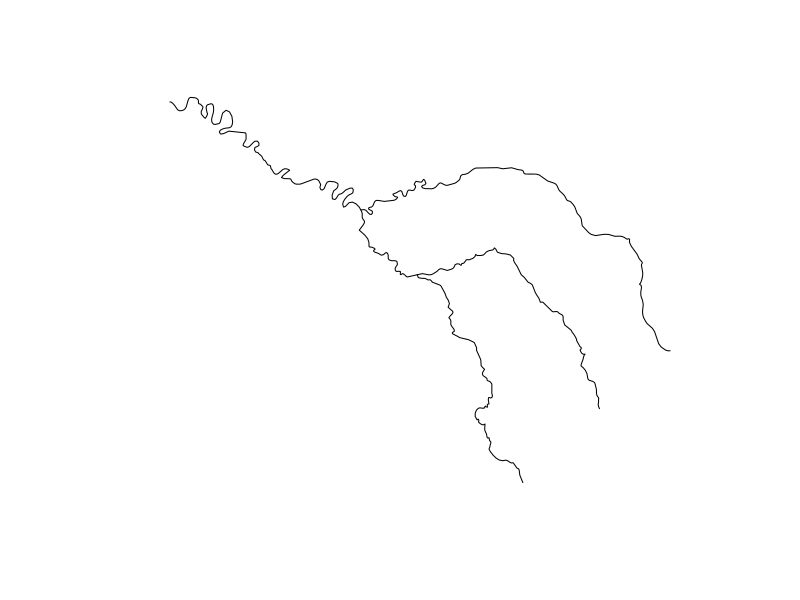
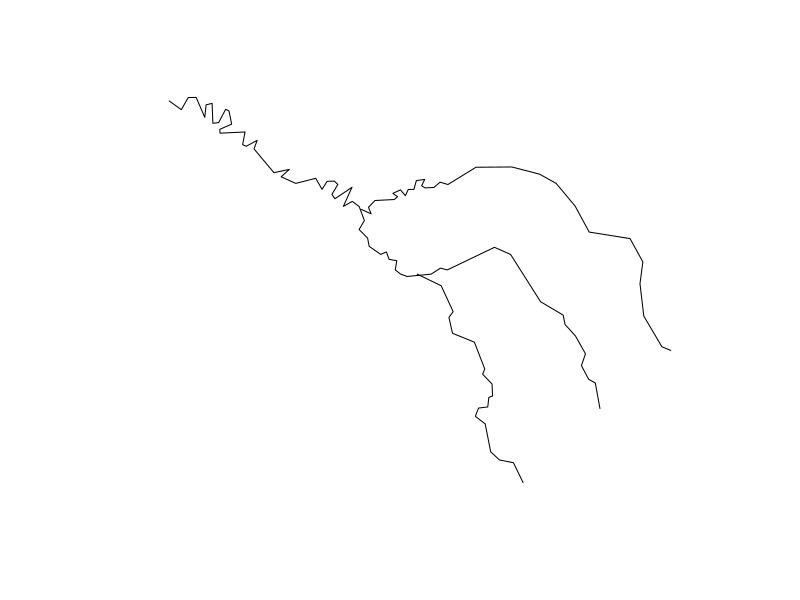
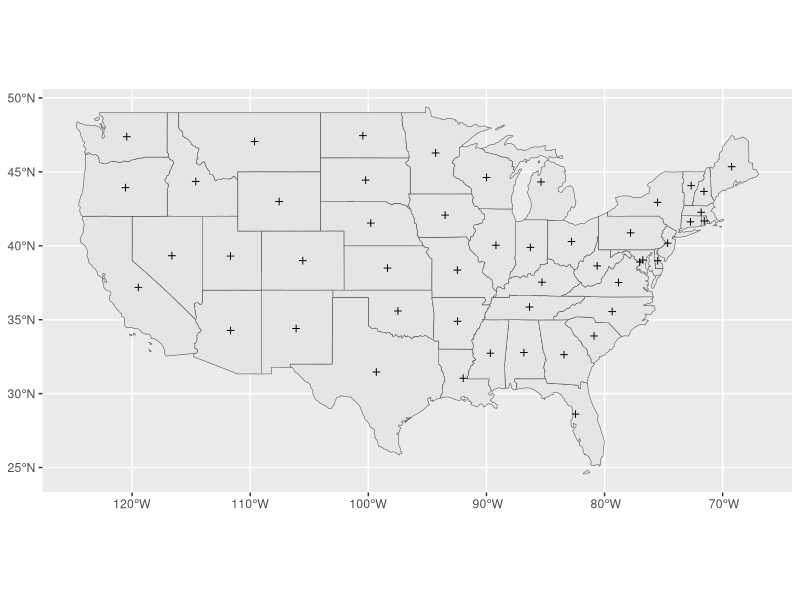
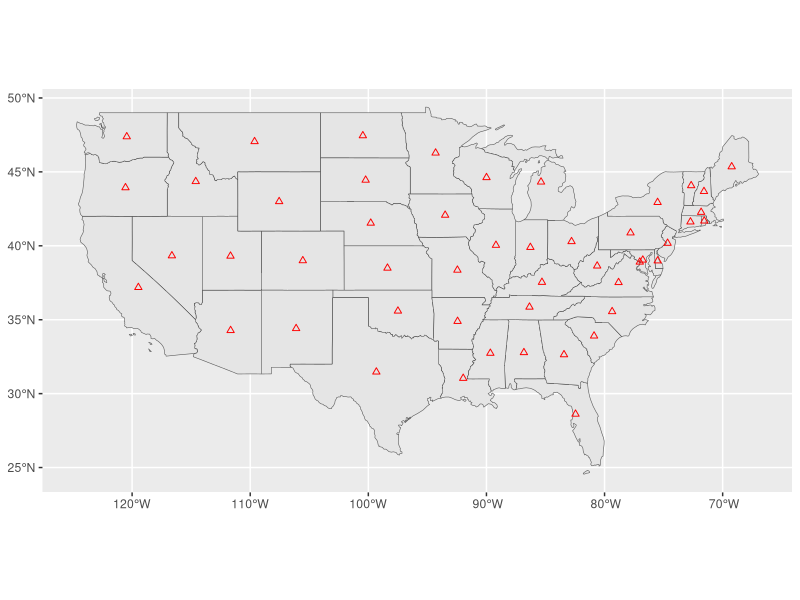
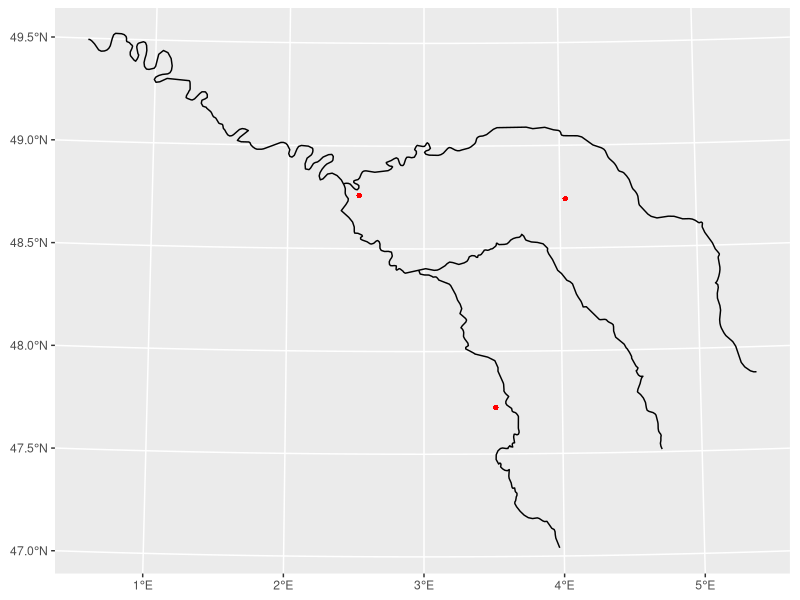
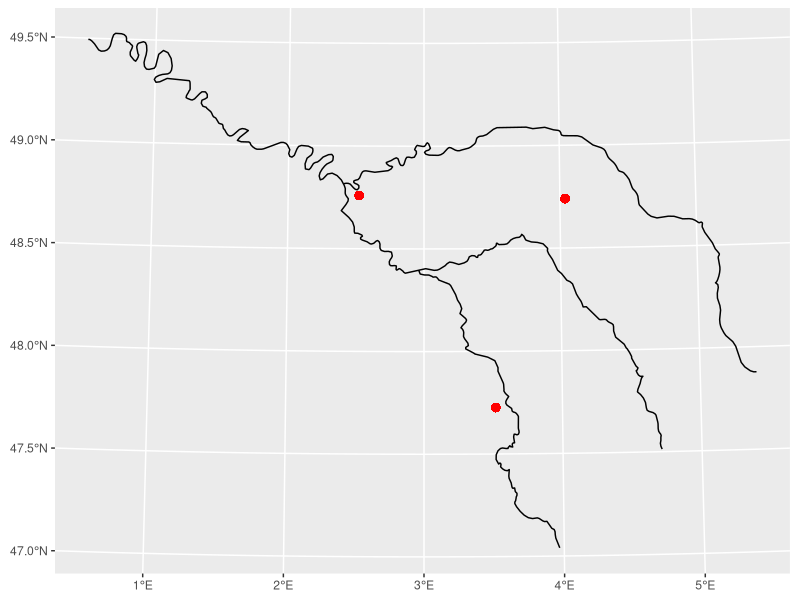
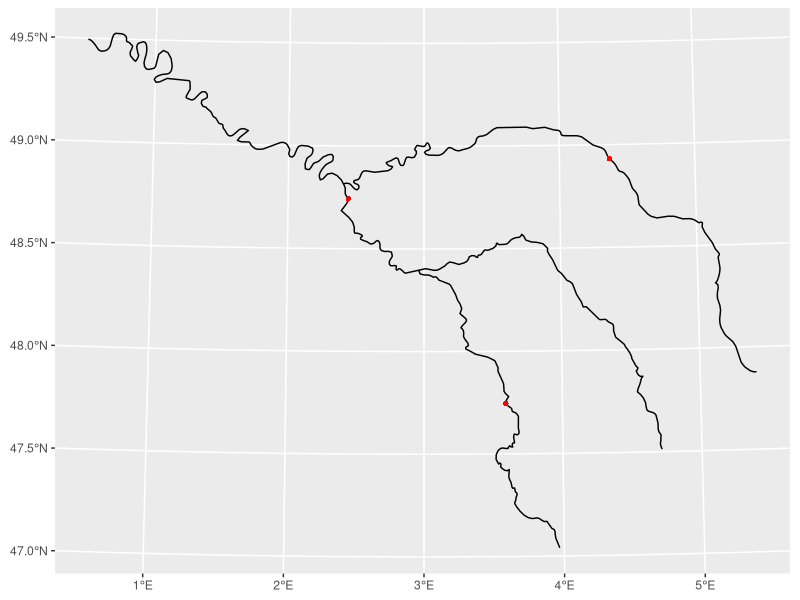
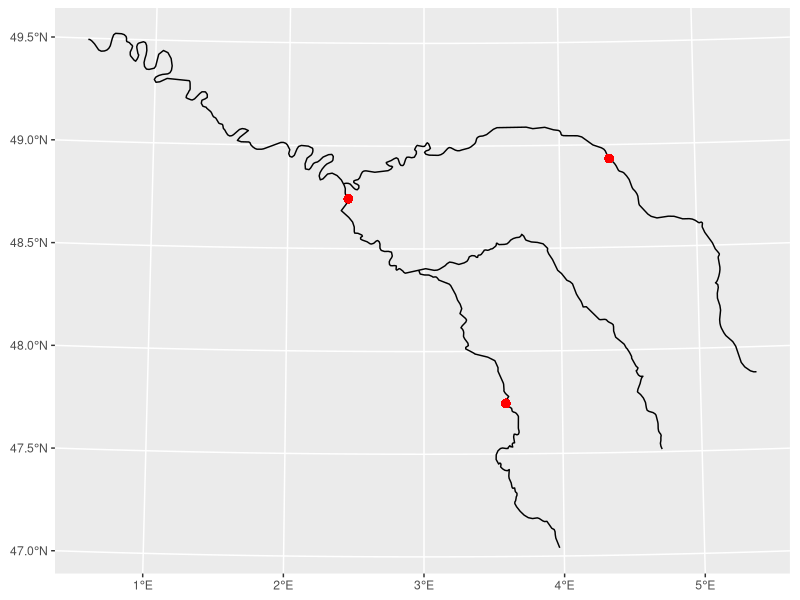

Generate these figures, in order, with R: (Note: this script raises an error after producing the figures.)
## ---- chunk 1
options(htmltools.dir.version = FALSE)

# library(xaringanthemer)
# # style_mono_accent(
# #   base_color = "#1c5253"
# #   # header_font_google = google_font("Josefin Sans"),
# #   # text_font_google   = google_font("Montserrat", "300", "300i"),
# #   # code_font_google   = google_font("Fira Mono")
# # )
# # style_xaringan(link_color = 'red')
# style_xaringan(
#   text_font_family = "Droid Serif",
#   text_font_url = "https://fonts.googleapis.com/css?family=Droid+Serif:400,700,400italic",
#   header_font_google = google_font("Yanone Kaffeesatz")
# )
# other colors:
# blue: rgb(0,114,178)
# orange: rgb(213,94,0)
# green: rgb(0,158,115)
## ---- chunk 2
options(width = 70)
library(sf)
library(tidyverse)
library(spData)
plot(st_geometry(seine))
## ---- chunk 3
options(width = 70)
library(sf)
library(tidyverse)
library(spData)
plot(st_geometry(st_simplify(seine, dTolerance = 2000)))
## ---- chunk 4
library(sf)
library(tidyverse)
library(spData)
sf.us <- us_states
sf.cent <- st_centroid(sf.us)#<<
ggplot() +
  geom_sf(data = sf.us) +
  geom_sf(data = sf.cent, shape = 3)
## ---- chunk 5
library(sf)
library(tidyverse)
library(spData)
sf.us <- us_states
sf.cent <- st_centroid(sf.us)
p<-ggplot() +
  geom_sf(data = sf.us) +
  geom_sf(data = sf.cent,
          shape = 2,
          color = 'red'
          )
p
## ---- chunk 6
library(sf)
library(tidyverse)
library(spData)
sf.river <- seine
sf.cent <- st_centroid(sf.river) #<<
ggplot() +
  geom_sf(data = sf.river) +
  geom_sf(data = sf.cent,
          shape = 16,
          color = 'red'
          )
## ---- chunk 7
library(sf)
library(tidyverse)
library(spData)
sf.river <- seine
sf.cent <- st_centroid(sf.river)
ggplot() + geom_sf(data = sf.river) + geom_sf(data = sf.cent, shape = 16, color = 'red',size=3)
## ---- chunk 8
library(sf)
library(tidyverse)
library(spData)
sf.river <- seine
sf.cent <- st_point_on_surface(sf.river) #<<
ggplot() +
  geom_sf(data = sf.river) +
  geom_sf(data = sf.cent,
          shape = 16,
          color = 'red'
          )
## ---- chunk 9
library(sf)
library(tidyverse)
library(spData)
sf.river <- seine
sf.cent <- st_point_on_surface(sf.river)
ggplot() + geom_sf(data = sf.river) + geom_sf(data = sf.cent, shape = 16, color = 'red',size=3)
## ---- chunk 10
library(sf)
library(tidyverse)
library(spData)
sf.river <- seine
sf.buff <- st_buffer(sf.river, #<<
                     dist = 5000 #<<
                     ) #<<
ggplot() + 
  geom_sf(data = sf.river) + 
  geom_sf(data = sf.buff, 
          fill = 'red',
          alpha=.5
          )
## ---- chunk 11
library(sf)
library(tidyverse)
library(spData)
sf.river <- seine
sf.buff <- st_buffer(sf.river,dist = 5000)
ggplot() + 
  geom_sf(data = sf.river) + 
  geom_sf(data = sf.buff, 
          fill = 'red',
          alpha=.5
          )
## ---- chunk 12
library(sf)
library(tidyverse)
library(spData)
sf.river <- seine
sf.river
## ---- chunk 13
library(sf)
library(tidyverse)
library(spData)
sf.river <- seine
sf.cast <- st_cast(sf.river, #<<
                     to = 'MULTIPOINT' #<<
                     ) #<<
sf.cast
## ---- chunk 14
library(spData)
library(sf)
sf.centr <- st_centroid(seine)
st_distance(sf.centr) #<<
## ---- chunk 15
library(spData)
library(sf)
sf.centr <- st_centroid(seine)
st_distance(sf.centr, by_element = T) #<<
## ---- chunk 16
library(spData)
library(sf)
sf.centr <- st_centroid(seine)
st_distance(sf.centr, seine) #<<
## ---- chunk 17
library(spData)
library(sf)
sf.centr <- st_centroid(seine)
st_distance(sf.centr, seine, by_element = T) #<<
